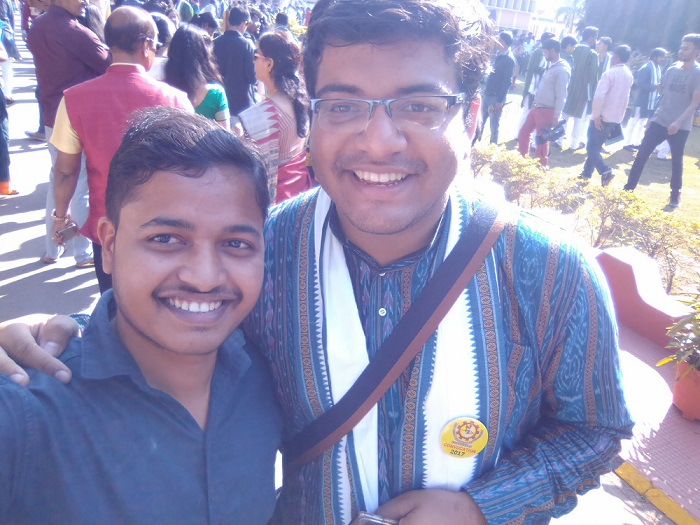
#> input picture objectDetection/me.jpg, 700 x 525 px
$ python face_eye_detection.py
#> lines starting #> are read from the running program, lines starting #| are printed output that depends on the picture; after the words box and inside, x2 and y2 are one past the last pixel; in counts of white or black regions, pixels touching at a corner belong together
import cv2
import numpy as np

face_cascade = cv2.CascadeClassifier('models/haarcascade_frontalface_default.xml')
eye_cascade = cv2.CascadeClassifier('models/haarcascade_smile.xml')

img = cv2.imread('me.jpg')
#> img is the input picture: shape (525, 700, 3); mean B, G, R 177.6, 144.1, 147.2
gray = cv2.cvtColor(img,cv2.COLOR_BGR2GRAY)
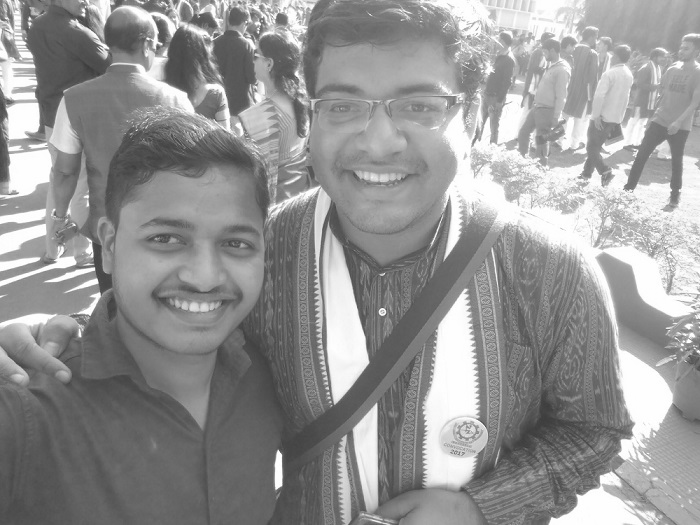
#> gray: shape (525, 700); min 59, max 255, mean 148.9

faces = face_cascade.detectMultiScale(gray)
#> faces = [[108, 170, 182, 182], [296, 40, 175, 175]]
for (x,y,w,h) in faces:
	cv2.rectangle(img,(x,y),(x+w,y+h),(255,0,0),2)
	roi_gray = gray[y:y+h, x:x+w]
	roi_color = img[y:y+h, x:x+w]
	eyes = eye_cascade.detectMultiScale(roi_gray)
	for (ex,ey,ew,eh) in eyes:
		cv2.rectangle(roi_color,(ex,ey),(ex+ew, ey+eh),(0,255,0),2)
#> this loop made 2 passes
#> (x, y, w, h, eyes) on pass 1: (108, 170, 182, 182, [[40, 110, 98, 49], [109, 72, 46, 23], [15, 51, 85, 42]])
#> pass 1, `roi_gray = gray[y:y+h, x:x+w]`:
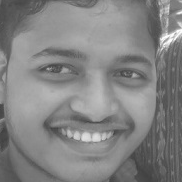
#> roi_gray: shape (182, 182); min 63, max 254, mean 131.3
#> pass 1, `roi_color = img[y:y+h, x:x+w]`:
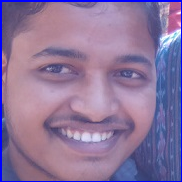
#> roi_color: shape (182, 182, 3); mean B, G, R 156.5, 117.4, 140.4
#> pass 2, `roi_gray = gray[y:y+h, x:x+w]`:
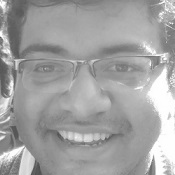
#> roi_gray: shape (175, 175); min 76, max 255, mean 161.9
#> pass 2, `roi_color = img[y:y+h, x:x+w]`:
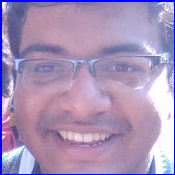
#> roi_color: shape (175, 175, 3); mean B, G, R 184.5, 146.8, 168.6
#> after the loop:
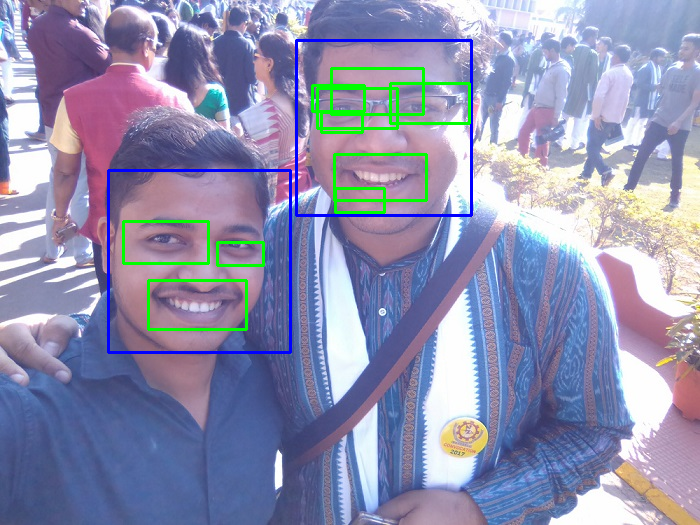
#> img: shape (525, 700, 3); 2.81% of pixels changed, all inside (x1, y1, x2, y2) = (107, 39, 473, 354)
#> after the loop:
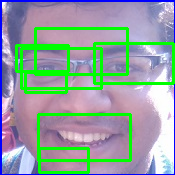
#> roi_color: shape (175, 175, 3); 13.25% of pixels changed, all inside (x1, y1, x2, y2) = (15, 27, 175, 174)
cv2.imshow('img',img)
cv2.imwrite('face_smile_detection.jpg',img)
cv2.waitKey(0)
cv2.destroyAllWindows()
